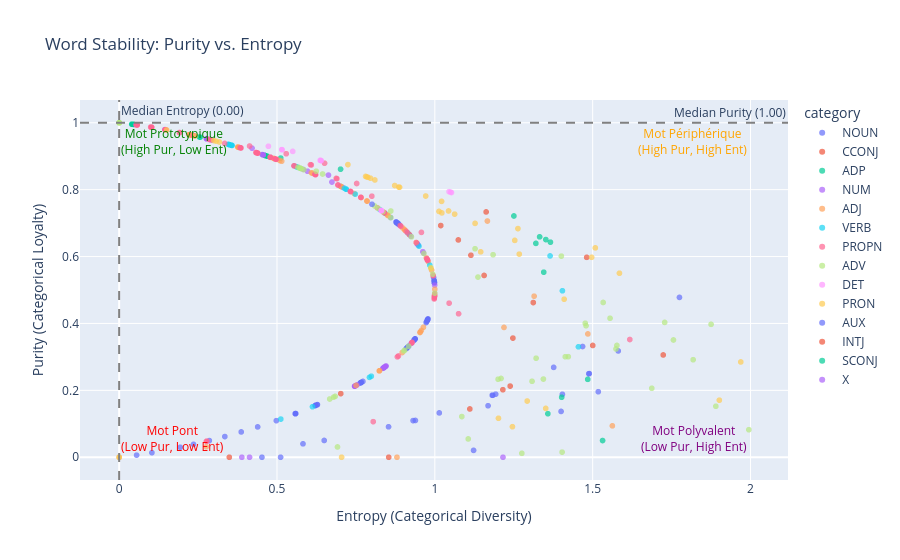

Notebook source saved alongside this figure:
### Code cell
import plotly.express as px
import pandas as pd

# Assuming you already have 'results_df' from the previous code
# results_df = pd.DataFrame(word_metrics)

# Calculate medians just to draw visual guide lines on the plot
med_pur = results_df['purity'].median()
med_ent = results_df['entropy'].median()

# Create an interactive scatter plot
fig = px.scatter(
    results_df, 
    x="entropy", 
    y="purity", 
    hover_name="word",       # Shows the word and category when you hover
    color="category",        # Colors the dots by their POS tag
    title="Word Stability: Purity vs. Entropy",
    labels={
        "entropy": "Entropy (Categorical Diversity)",
        "purity": "Purity (Categorical Loyalty)"
    },
    opacity=0.7
)

# Add horizontal and vertical lines to divide the 4 quadrants visually
fig.add_hline(y=med_pur, line_dash="dash", line_color="gray", annotation_text=f"Median Purity ({med_pur:.2f})")
fig.add_vline(x=med_ent, line_dash="dash", line_color="gray", annotation_text=f"Median Entropy ({med_ent:.2f})")

# Add text annotations for the 4 quadrants
fig.add_annotation(x=0, y=1, text="Mot Prototypique<br>(High Pur, Low Ent)", showarrow=False, font=dict(size=12, color="green"), xanchor="left", yanchor="top")
fig.add_annotation(x=results_df['entropy'].max(), y=1, text="Mot Périphérique<br>(High Pur, High Ent)", showarrow=False, font=dict(size=12, color="orange"), xanchor="right", yanchor="top")
fig.add_annotation(x=0, y=0, text="Mot Pont<br>(Low Pur, Low Ent)", showarrow=False, font=dict(size=12, color="red"), xanchor="left", yanchor="bottom")
fig.add_annotation(x=results_df['entropy'].max(), y=0, text="Mot Polyvalent<br>(Low Pur, High Ent)", showarrow=False, font=dict(size=12, color="purple"), xanchor="right", yanchor="bottom")

# Show the interactive plot
fig.show()

### Figure 1 — Plotly figure (JSON) as saved in the notebook; plotly's stock layout.template omitted (floating-point values rounded to 4 significant figures; data arrays with more than 128 entries replaced by an {"elided": "..."} marker saying what was removed)
{"data": [{"hovertemplate": "<b>%{hovertext}</b><br><br>category=NOUN<br>Entropy (Categorical Diversity)=%{x}<br>Purity (Categorical Loyalty)=%{y}<extra></extra>", "hovertext": {"elided": "1399 str values"}, "legendgroup": "NOUN", "marker": {"color": "#636efa", "opacity": 0.7, "symbol": "circle"}, "mode": "markers", "name": "NOUN", "showlegend": true, "type": "scattergl", "x": {"elided": "1399 float values"}, "xaxis": "x", "y": {"elided": "1399 float values"}, "yaxis": "y"}, {"hovertemplate": "<b>%{hovertext}</b><br><br>category=CCONJ<br>Entropy (Categorical Diversity)=%{x}<br>Purity (Categorical Loyalty)=%{y}<extra></extra>", "hovertext": ["& (CCONJ)", "/ (CCONJ)", "c'est-à-dire (CCONJ)", "car (CCONJ)", "comme (CCONJ)", "donc (CCONJ)", "dont (CCONJ)", "et (CCONJ)", "mais (CCONJ)", "ni (CCONJ)", "or (CCONJ)", "ou (CCONJ)", "puis (CCONJ)", "sauf (CCONJ)", "soit (CCONJ)", "voire (CCONJ)"], "legendgroup": "CCONJ", "marker": {"color": "#EF553B", "opacity": 0.7, "symbol": "circle"}, "mode": "markers", "name": "CCONJ", "showlegend": true, "type": "scattergl", "x": [0.9193, 1.312, 1.074, 1.215, 1.481, 1.5, 1.156, 1.723, 1.239, 0.702, 1.111, 0.9991, 1.247, 1.114, 1.019, 1.162], "xaxis": "x", "y": [0.6657, 0.4624, 0.6496, 0.2019, 0.5976, 0.3342, 0.5434, 0.3058, 0.2127, 0.1902, 0.1444, 0.4821, 0.3563, 0.6039, 0.6927, 0.7333], "yaxis": "y"}, {"hovertemplate": "<b>%{hovertext}</b><br><br>category=ADP<br>Entropy (Categorical Diversity)=%{x}<br>Purity (Categorical Loyalty)=%{y}<extra></extra>", "hovertext": ["/ (ADP)", "après (ADP)", "avant (ADP)", "avec (ADP)", "chez (ADP)", "comme (ADP)", "concernant (ADP)", "contre (ADP)", "dans (ADP)", "de (ADP)", "depuis (ADP)", "derrière (ADP)", "devant (ADP)", "di (ADP)", "durant (ADP)", "dès (ADP)", "en (ADP)", "entre (ADP)", "envers (ADP)", "jusque (ADP)", "malgré (ADP)", "outre (ADP)", "par (ADP)", "parmi (ADP)", "pendant (ADP)", "pour (ADP)", "sans (ADP)", "selon (ADP)", "sous (ADP)", "suivant (ADP)", "sur (ADP)", "vers (ADP)", "via (ADP)", "à (ADP)"], "legendgroup": "ADP", "marker": {"color": "#00cc96", "opacity": 0.7, "symbol": "circle"}, "mode": "markers", "name": "ADP", "showlegend": true, "type": "scattergl", "x": [1.358, 0.7014, 0.467, 0.464, 0.5119, 0.4781, 0.04068, 0, 0, 0.7015, 0.461, 0.46, 0, 0, 0, 0.4596, 1.484, 0.03987, 0.4551, 1.531, 0.2568, 0.04308, 0, 0.04603, 0, 0.8418, 1.402, 0.2542, 0, 0.04214, 0, 0, 0.469, 0], "xaxis": "x", "y": [0.1301, 0.8611, 0.9006, 0.9016, 0.8943, 0.8971, 0.9956, 1, 1, 0.81, 0.9025, 0.9028, 1, 0, 1, 0.9029, 0.2329, 0.9957, 0.9043, 0.05002, 0.9568, 0.9953, 1, 0.9949, 1, 0.7298, 0.1793, 0.9574, 1, 0.9954, 1, 1, 0.9, 1], "yaxis": "y"}, {"hovertemplate": "<b>%{hovertext}</b><br><br>category=NUM<br>Entropy (Categorical Diversity)=%{x}<br>Purity (Categorical Loyalty)=%{y}<extra></extra>", "hovertext": {"elided": "165 str values"}, "legendgroup": "NUM", "marker": {"color": "#ab63fa", "opacity": 0.7, "symbol": "circle"}, "mode": "markers", "name": "NUM", "showlegend": true, "type": "scattergl", "x": {"elided": "165 float values"}, "xaxis": "x", "y": {"elided": "165 float values"}, "yaxis": "y"}, {"hovertemplate": "<b>%{hovertext}</b><br><br>category=ADJ<br>Entropy (Categorical Diversity)=%{x}<br>Purity (Categorical Loyalty)=%{y}<extra></extra>", "hovertext": {"elided": "403 str values"}, "legendgroup": "ADJ", "marker": {"color": "#FFA15A", "opacity": 0.7, "symbol": "circle"}, "mode": "markers", "name": "ADJ", "showlegend": true, "type": "scattergl", "x": {"elided": "403 float values"}, "xaxis": "x", "y": {"elided": "403 float values"}, "yaxis": "y"}, {"hovertemplate": "<b>%{hovertext}</b><br><br>category=VERB<br>Entropy (Categorical Diversity)=%{x}<br>Purity (Categorical Loyalty)=%{y}<extra></extra>", "hovertext": {"elided": "556 str values"}, "legendgroup": "VERB", "marker": {"color": "#19d3f3", "opacity": 0.7, "symbol": "circle"}, "mode": "markers", "name": "VERB", "showlegend": true, "type": "scattergl", "x": {"elided": "556 float values"}, "xaxis": "x", "y": {"elided": "556 float values"}, "yaxis": "y"}, {"hovertemplate": "<b>%{hovertext}</b><br><br>category=PROPN<br>Entropy (Categorical Diversity)=%{x}<br>Purity (Categorical Loyalty)=%{y}<extra></extra>", "hovertext": {"elided": "172 str values"}, "legendgroup": "PROPN", "marker": {"color": "#FF6692", "opacity": 0.7, "symbol": "circle"}, "mode": "markers", "name": "PROPN", "showlegend": true, "type": "scattergl", "x": {"elided": "172 float values"}, "xaxis": "x", "y": {"elided": "172 float values"}, "yaxis": "y"}, {"hovertemplate": "<b>%{hovertext}</b><br><br>category=ADV<br>Entropy (Categorical Diversity)=%{x}<br>Purity (Categorical Loyalty)=%{y}<extra></extra>", "hovertext": ["absolument (ADV)", "actuellement (ADV)", "afin (ADV)", "ailleurs (ADV)", "ainsi (ADV)", "alors (ADV)", "après (ADV)", "assez (ADV)", "au-delà (ADV)", "au-dessus (ADV)", "aujourd'hui (ADV)", "auparavant (ADV)", "auprès (ADV)", "aussi (ADV)", "autant (ADV)", "autour (ADV)", "autrement (ADV)", "avant (ADV)", "beaucoup (ADV)", "bien (ADV)", "bientôt (ADV)", "cependant (ADV)", "certes (ADV)", "clairement (ADV)", "comment (ADV)", "complètement (ADV)", "contrairement (ADV)", "davantage (ADV)", "depuis (ADV)", "directement (ADV)", "donc (ADV)", "définitivement (ADV)", "déjà (ADV)", "désormais (ADV)", "encore (ADV)", "enfin (ADV)", "ensemble (ADV)", "ensuite (ADV)", "entièrement (ADV)", "essentiellement (ADV)", "extrêmement (ADV)", "facilement (ADV)", "finalement (ADV)", "fort (ADV)", "fortement (ADV)", "généralement (ADV)", "hier (ADV)", "hors (ADV)", "ici (ADV)", "immédiatement (ADV)", "initialement (ADV)", "jamais (ADV)", "juste (ADV)", "largement (ADV)", "loin (ADV)", "longtemps (ADV)", "lors (ADV)", "là (ADV)", "légèrement (ADV)", "maintenant (ADV)", "mal (ADV)", "malheureusement (ADV)", "mieux (ADV)", "moins (ADV)", "même (ADV)", "naturellement (ADV)", "ne (ADV)", "non (ADV)", "notamment (ADV)", "néanmoins (ADV)", "officiellement (ADV)", "parfaitement (ADV)", "parfois (ADV)", "particulièrement (ADV)", "partiellement (ADV)", "partout (ADV)", "pas (ADV)", "peu (ADV)", "peut-être (ADV)", "plus (ADV)", "plutôt (ADV)", "pourquoi (ADV)", "pourtant (ADV)", "pratiquement (ADV)", "presque (ADV)", "principalement (ADV)", "probablement (ADV)", "progressivement (ADV)", "près (ADV)", "que (ADV)", "rapidement (ADV)", "rarement (ADV)", "relativement (ADV)", "respectivement (ADV)", "récemment (ADV)", "réellement (ADV)", "régulièrement (ADV)", "seulement (ADV)", "si (ADV)", "simplement (ADV)", "souvent (ADV)", "spécialement (ADV)", "surtout (ADV)", "tant (ADV)", "tard (ADV)", "totalement (ADV)", "toujours (ADV)", "tout (ADV)", "toutefois (ADV)", "traditionnellement (ADV)", "trop (ADV)", "très (ADV)", "tôt (ADV)", "uniquement (ADV)", "vis-à-vis (ADV)", "vite (ADV)", "vivement (ADV)", "vraiment (ADV)", "véritablement (ADV)", "également (ADV)", "éventuellement (ADV)"], "legendgroup": "ADV", "marker": {"color": "#B6E880", "opacity": 0.7, "symbol": "circle"}, "mode": "markers", "name": "ADV", "showlegend": true, "type": "scattergl", "x": [0, 0, 0.9258, 1.184, 0, 0, 1.401, 0, 1.413, 1.308, 0, 0.6445, 1.2, 0, 1.687, 1.21, 0.6671, 1.875, 0, 0, 0, 0.8601, 1.106, 0, 1.403, 0, 1.423, 0.8093, 0.6243, 0, 0, 0, 0, 0, 0, 1.577, 0.5665, 0, 0.9047, 0, 0, 0, 0, 0, 0, 0, 1.127, 0.9935, 0.5848, 0, 0.902, 0, 1.756, 0, 1.728, 0.8201, 1.533, 1.137, 0.917, 0, 0, 1.476, 0, 0, 1.574, 0, 0.6917, 1.89, 0, 0, 0, 0, 0, 0, 0, 0.8606, 0, 0, 1.479, 0.8355, 0, 1.276, 0, 0, 0, 0, 0, 0, 1.344, 1.086, 0, 0, 0, 0, 0.6794, 0, 0, 0.5715, 1.321, 0, 0, 0.6843, 0.9997, 1.995, 0.9872, 0, 0, 1.818, 0, 0, 0, 0, 0.9653, 0.5776, 1.555, 0.574, 0.5751, 0, 0, 0, 0], "xaxis": "x", "y": [1, 1, 0.659, 0.6055, 1, 1, 0.6012, 1, 0.3005, 0.2271, 1, 0.8468, 0.2332, 1, 0.2061, 0.2356, 0.1741, 0.3973, 1, 1, 1, 0.7166, 0.05472, 1, 0.01534, 1, 0.3006, 0.7512, 0.8551, 1, 1, 1, 1, 1, 1, 0.3343, 0.8667, 1, 0.3203, 1, 1, 1, 1, 1, 1, 1, 0.6234, 0.5474, 0.8598, 1, 0.3178, 1, 0.3506, 1, 0.4031, 0.7444, 0.4628, 0.5387, 0.332, 1, 1, 0.4007, 1, 1, 0.3237, 1, 0.03071, 0.1525, 1, 1, 1, 1, 1, 1, 1, 0.7361, 1, 1, 0.3932, 0.7341, 1, 0.01178, 1, 1, 1, 1, 1, 1, 0.2337, 0.1217, 1, 1, 1, 1, 0.1797, 1, 1, 0.8648, 0.2961, 1, 1, 0.182, 0.4906, 0.08235, 0.5664, 1, 1, 0.2916, 1, 1, 1, 1, 0.6092, 0.8625, 0.4156, 0.8639, 0.8635, 1, 1, 1, 1], "yaxis": "y"}, {"hovertemplate": "<b>%{hovertext}</b><br><br>category=DET<br>Entropy (Categorical Diversity)=%{x}<br>Purity (Categorical Loyalty)=%{y}<extra></extra>", "hovertext": ["aucun (DET)", "ce (DET)", "certain (DET)", "chaque (DET)", "différent (DET)", "divers (DET)", "du (DET)", "le (DET)", "plusieurs (DET)", "quel (DET)", "quelque (DET)", "son (DET)", "tel (DET)", "tout (DET)", "un (DET)"], "legendgroup": "DET", "marker": {"color": "#FF97FF", "opacity": 0.7, "symbol": "circle"}, "mode": "markers", "name": "DET", "showlegend": true, "type": "scattergl", "x": [1.05, 0.6368, 0.8305, 0.6402, 0.8303, 0.8313, 1.053, 0.515, 0.8302, 0.6383, 0.8303, 0.5161, 0.5499, 0.4728, 1.045], "xaxis": "x", "y": [0.7925, 0.8877, 0.7375, 0.8868, 0.7376, 0.737, 0.7914, 0.9197, 0.7377, 0.8872, 0.7376, 0.9194, 0.9145, 0.9296, 0.794], "yaxis": "y"}, {"hovertemplate": "<b>%{hovertext}</b><br><br>category=PRON<br>Entropy (Categorical Diversity)=%{x}<br>Purity (Categorical Loyalty)=%{y}<extra></extra>", "hovertext": ["aucun (PRON)", "autant (PRON)", "autre (PRON)", "beaucoup (PRON)", "ce (PRON)", "ceci (PRON)", "cela (PRON)", "celui (PRON)", "celui-ci (PRON)", "certain (PRON)", "chacun (PRON)", "dont (PRON)", "en (PRON)", "eux (PRON)", "eux-mêmes (PRON)", "lequel (PRON)", "lui (PRON)", "lui-même (PRON)", "moi (PRON)", "moins (PRON)", "nous (PRON)", "on (PRON)", "où (PRON)", "personne (PRON)", "peu (PRON)", "plus (PRON)", "plusieurs (PRON)", "près (PRON)", "que (PRON)", "quelqu'un (PRON)", "qui (PRON)", "quoi (PRON)", "rien (PRON)", "soi (PRON)", "toi (PRON)", "tout (PRON)", "un (PRON)", "vous (PRON)", "y (PRON)", "ça (PRON)"], "legendgroup": "PRON", "marker": {"color": "#FECB52", "opacity": 0.7, "symbol": "circle"}, "mode": "markers", "name": "PRON", "showlegend": true, "type": "scattergl", "x": [1.41, 1.263, 0, 1.127, 0.2404, 0.8729, 1.497, 1.267, 0.2996, 0.8858, 0.7247, 0.7046, 0.7845, 0.3071, 1.901, 1.293, 1.013, 1.351, 1.022, 1.021, 0.796, 1.585, 1.246, 1.969, 1.253, 1.063, 0.1506, 1.043, 1.202, 1.145, 0.81, 1.508, 0, 0.7881, 0.8883, 0.9878, 0, 0.3175, 0.7807, 0.971], "xaxis": "x", "y": [0.4724, 0.6835, 0, 0.6992, 0.9604, 0.8123, 0.5977, 0.6072, 0.9468, 0.8076, 0.8749, 0, 0.8381, 0.945, 0.1706, 0.1681, 0.735, 0.1461, 0.7305, 0.7649, 0.8343, 0.5502, 0.09135, 0.2849, 0.6483, 0.7269, 0.9784, 0.7362, 0.1165, 0.614, 0.829, 0.6259, 0, 0.837, 0.8072, 0.5648, 0, 0.9425, 0.8395, 0.781], "yaxis": "y"}, {"hovertemplate": "<b>%{hovertext}</b><br><br>category=AUX<br>Entropy (Categorical Diversity)=%{x}<br>Purity (Categorical Loyalty)=%{y}<extra></extra>", "hovertext": ["avoir (AUX)", "être (AUX)"], "legendgroup": "AUX", "marker": {"color": "#636efa", "opacity": 0.7, "symbol": "circle"}, "mode": "markers", "name": "AUX", "showlegend": true, "type": "scattergl", "x": [0.801, 1.775], "xaxis": "x", "y": [0.7564, 0.4779], "yaxis": "y"}, {"hovertemplate": "<b>%{hovertext}</b><br><br>category=INTJ<br>Entropy (Categorical Diversity)=%{x}<br>Purity (Categorical Loyalty)=%{y}<extra></extra>", "hovertext": ["bref (INTJ)", "merci (INTJ)"], "legendgroup": "INTJ", "marker": {"color": "#EF553B", "opacity": 0.7, "symbol": "circle"}, "mode": "markers", "name": "INTJ", "showlegend": true, "type": "scattergl", "x": [0.8539, 0.349], "xaxis": "x", "y": [0, 0], "yaxis": "y"}, {"hovertemplate": "<b>%{hovertext}</b><br><br>category=SCONJ<br>Entropy (Categorical Diversity)=%{x}<br>Purity (Categorical Loyalty)=%{y}<extra></extra>", "hovertext": ["comme (SCONJ)", "lorsque (SCONJ)", "puisque (SCONJ)", "quand (SCONJ)", "que (SCONJ)", "si (SCONJ)"], "legendgroup": "SCONJ", "marker": {"color": "#00cc96", "opacity": 0.7, "symbol": "circle"}, "mode": "markers", "name": "SCONJ", "showlegend": true, "type": "scattergl", "x": [1.345, 1.332, 1.32, 1.366, 1.25, 1.352], "xaxis": "x", "y": [0.5533, 0.659, 0.6394, 0.643, 0.7213, 0.6508], "yaxis": "y"}, {"hovertemplate": "<b>%{hovertext}</b><br><br>category=X<br>Entropy (Categorical Diversity)=%{x}<br>Purity (Categorical Loyalty)=%{y}<extra></extra>", "hovertext": ["etc. (X)"], "legendgroup": "X", "marker": {"color": "#ab63fa", "opacity": 0.7, "symbol": "circle"}, "mode": "markers", "name": "X", "showlegend": true, "type": "scattergl", "x": [1.216], "xaxis": "x", "y": [0], "yaxis": "y"}], "layout": {"annotations": [{"showarrow": false, "text": "Median Purity (1.00)", "x": 1, "xanchor": "right", "xref": "x domain", "y": 1, "yanchor": "bottom", "yref": "y"}, {"showarrow": false, "text": "Median Entropy (0.00)", "x": 0, "xanchor": "left", "xref": "x", "y": 1, "yanchor": "top", "yref": "y domain"}, {"font": {"color": "green", "size": 12}, "showarrow": false, "text": "Mot Prototypique<br>(High Pur, Low Ent)", "x": 0, "xanchor": "left", "y": 1, "yanchor": "top"}, {"font": {"color": "orange", "size": 12}, "showarrow": false, "text": "Mot Périphérique<br>(High Pur, High Ent)", "x": 1.995, "xanchor": "right", "y": 1, "yanchor": "top"}, {"font": {"color": "red", "size": 12}, "showarrow": false, "text": "Mot Pont<br>(Low Pur, Low Ent)", "x": 0, "xanchor": "left", "y": 0, "yanchor": "bottom"}, {"font": {"color": "purple", "size": 12}, "showarrow": false, "text": "Mot Polyvalent<br>(Low Pur, High Ent)", "x": 1.995, "xanchor": "right", "y": 0, "yanchor": "bottom"}], "legend": {"title": {"text": "category"}, "tracegroupgap": 0}, "shapes": [{"line": {"color": "gray", "dash": "dash"}, "type": "line", "x0": 0, "x1": 1, "xref": "x domain", "y0": 1, "y1": 1, "yref": "y"}, {"line": {"color": "gray", "dash": "dash"}, "type": "line", "x0": 0, "x1": 0, "xref": "x", "y0": 0, "y1": 1, "yref": "y domain"}], "title": {"text": "Word Stability: Purity vs. Entropy"}, "xaxis": {"anchor": "y", "domain": [0, 1], "title": {"text": "Entropy (Categorical Diversity)"}}, "yaxis": {"anchor": "x", "domain": [0, 1], "title": {"text": "Purity (Categorical Loyalty)"}}}}
